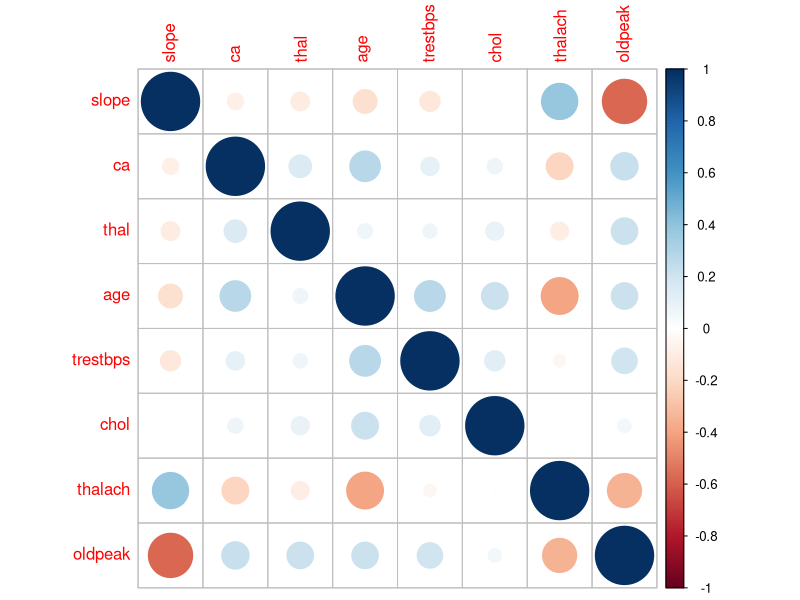
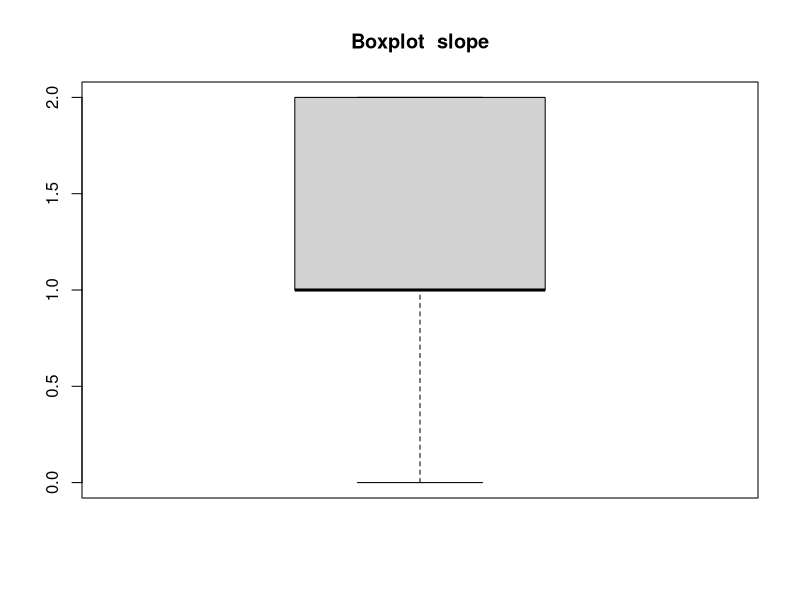
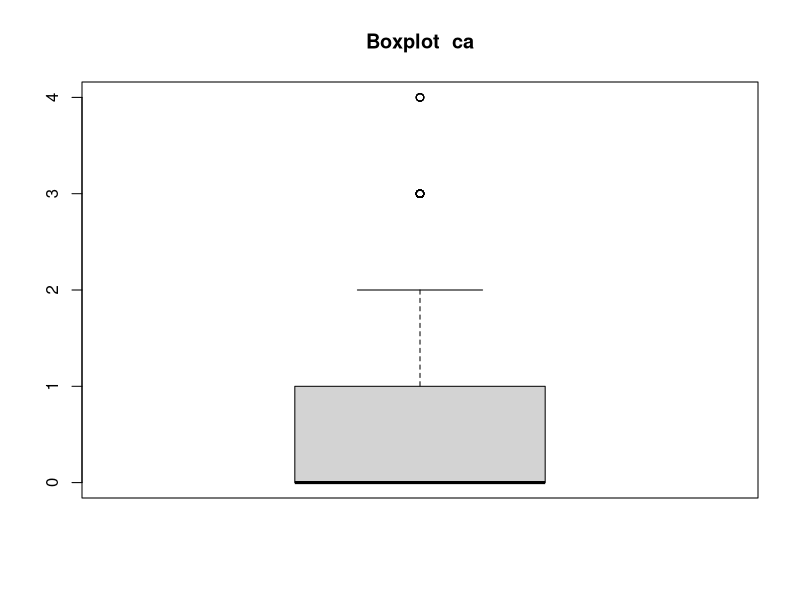
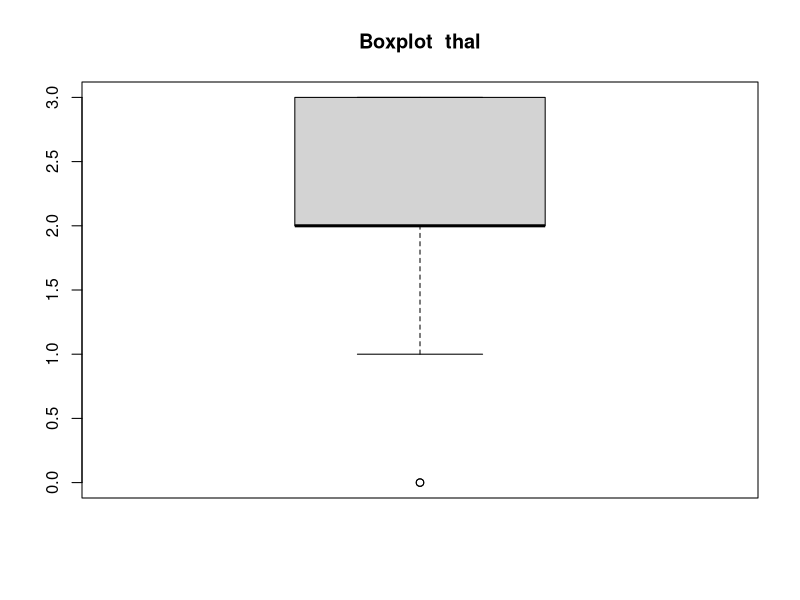
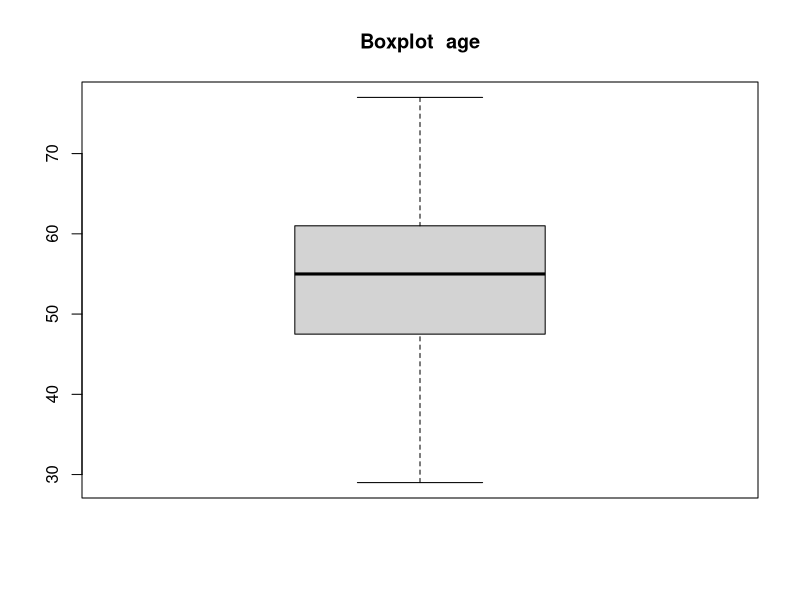
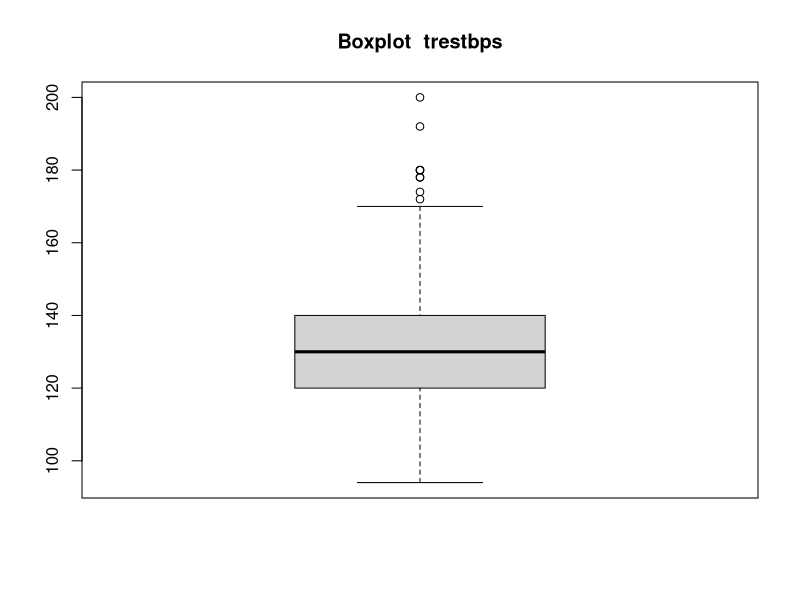
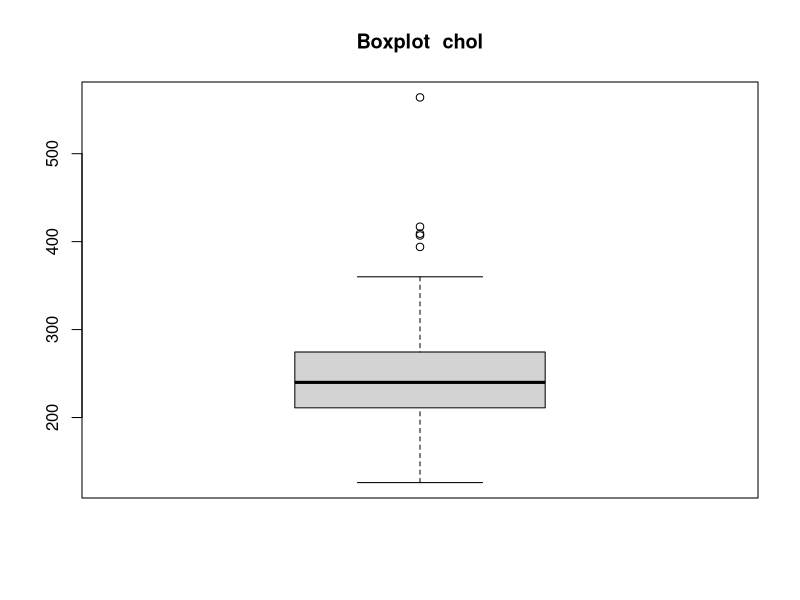
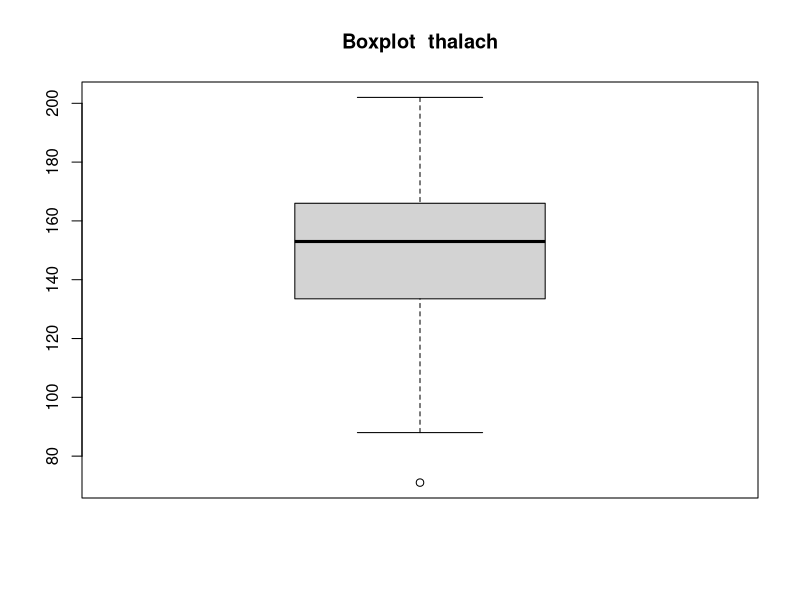

These charts were generated, in order, by the following R code: (Note: this script raises an error after producing the figures.)
## ---- chunk 1
# install.packages("gtools")
library(gtools)

combinatorio <- function(N, n) {
  result <- factorial(N) / (factorial(n) * factorial(N - n))
  return(result)
}

indx <- seq(6, 10)
probs <- combinatorio(10, indx) * ((1/5) ** indx) * ((4/5) ** (10 - indx))
prob_total <- sum(probs)
prob_total
## ---- chunk 2
# Priors
p.m <- 0.10  # Probabilidad de ocupar Mac
p.w <- 0.60  # Probabilidad de ocupar Windows
p.l <- 0.30  # Probabilidad de ocupar Linux
# Verosimilitudes
p.virus.m <- 0.50  # Probabilidad de tener un virus dado que ocupa Mac
p.virus.w <- 0.78  # Probabilidad de tener un virus dado que ocupa Windows
p.virus.l <- 0.20  # Probabilidad de tener un virus dado que ocupa Linux
# Probabilidades totales para calcular la probabilidad de tener un virus
p.virus <- p.virus.m * p.m + p.virus.w * p.w + p.virus.l * p.l
# Calcular la posterior
p.w.virus <- p.virus.w * p.w / p.virus
p.w.virus
## ---- chunk 3
df <- read.csv(file = "hearth_database.csv")
attach(df)
categorical <- names(df)[1:6]
numerical <- names(df)[7:14]
categorical
numerical
## ---- chunk 4
summary(df)
## ---- chunk 5
# install.packages("corrplot")
library("corrplot")
mtpearson <- cor(df[numerical], method="pearson")
corrplot(mtpearson, method="circle")
## ---- chunk 6
for (name in numerical){
  boxplot(df[name], main=paste("Boxplot ", name))
}
## ---- chunk 7
# Separar la data entre targets y no-targets
df_yes <- df[df["target"]=="YES", numerical]
df_no <- df[df["target"]=="NO", numerical]

c1 <- rgb(173,216,230,max = 255, alpha = 80, names = "lt.blue")
c2 <- rgb(255,192,203, max = 255, alpha = 80, names = "lt.pink")

for (name in numerical) {
  # Creación de los vectores
  df_yes_c <- c()
  for (v in df_yes[name]){
    df_yes_c <- c(df_yes_c, v)
  }
  df_no_c <- c()
  for (v in df_no[name]){
    df_no_c <- c(df_no_c, v)
  }
  # Valores mínimos y máximos
  b <- min(c(df_yes_c, df_no_c)) - 0.001
  e <- max(c(df_yes_c, df_no_c))
  # Axis
  ax <- pretty(b:e, n = 12)
  # Histograms
  hg_df_no <- hist(df_no_c, breaks = ax, plot = FALSE)
  hg_df_yes <- hist(df_yes_c, breaks = ax, plot = FALSE)
  # Plot the histograms
  plot(hg_df_no, col = c1)
  plot(hg_df_yes, col = c2, add = TRUE)
}
## ---- chunk 8
# Probabilidad de salir cara
p <- 4/5
# Número de intentos
N <- 1000

# Lanzamientos
lanzamientos <- rbinom(n=N, size=1, prob=p)
# Número de veces que salió cara
lanzamientos_acum <- cumsum(lanzamientos)
# Número de lanzamientos
n_lanzamientos <- seq(from=1, to=N)
# Frecuencia relativa
frecuencia_rel <- lanzamientos_acum / n_lanzamientos

# Gráfico de la convergencia
plot(n_lanzamientos, frecuencia_rel, main="Frecuencia relativa vs. El número de lanzamientos")
lines(n_lanzamientos, p*replicate(N, 1), lwd=2, type='l', col='red')
# Aquí pondría una leyenda si existiera una forma bonita de hacerlas
